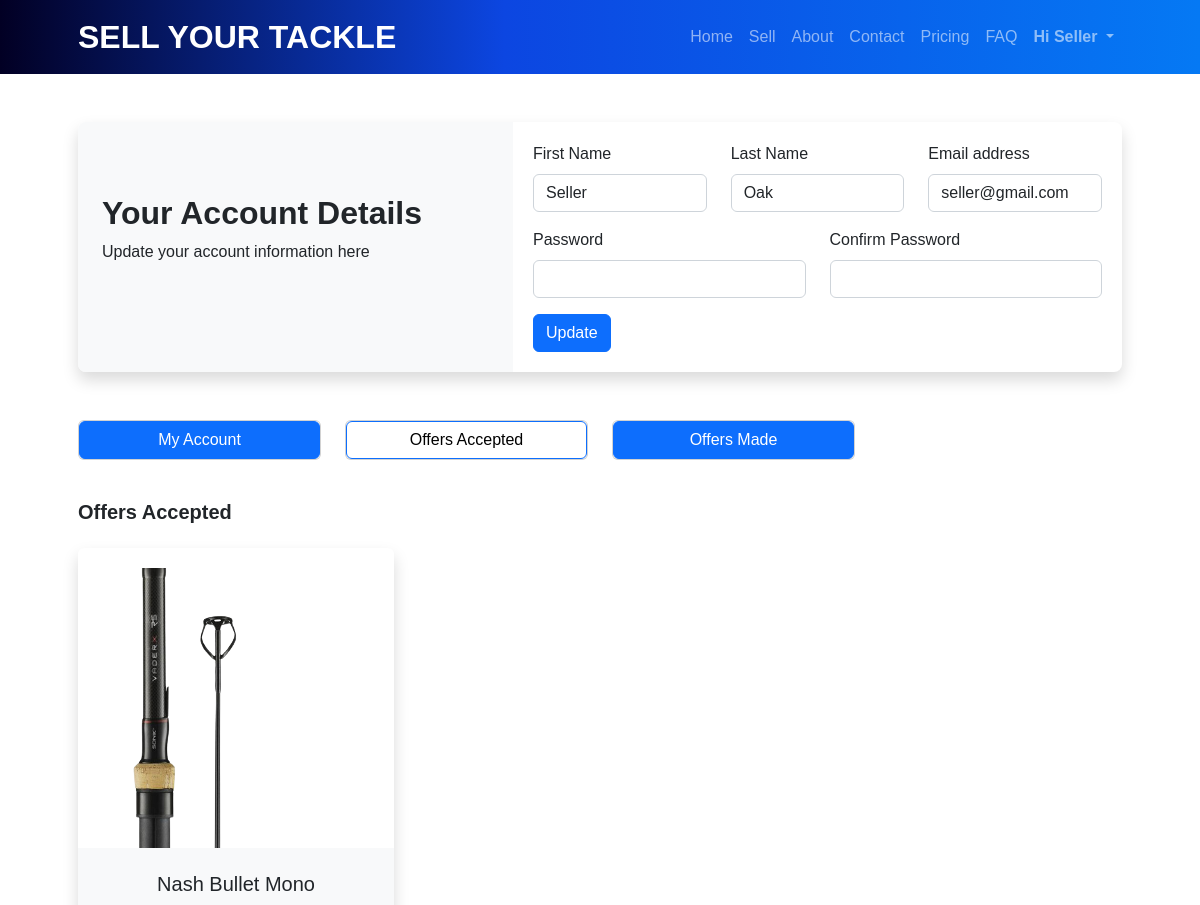
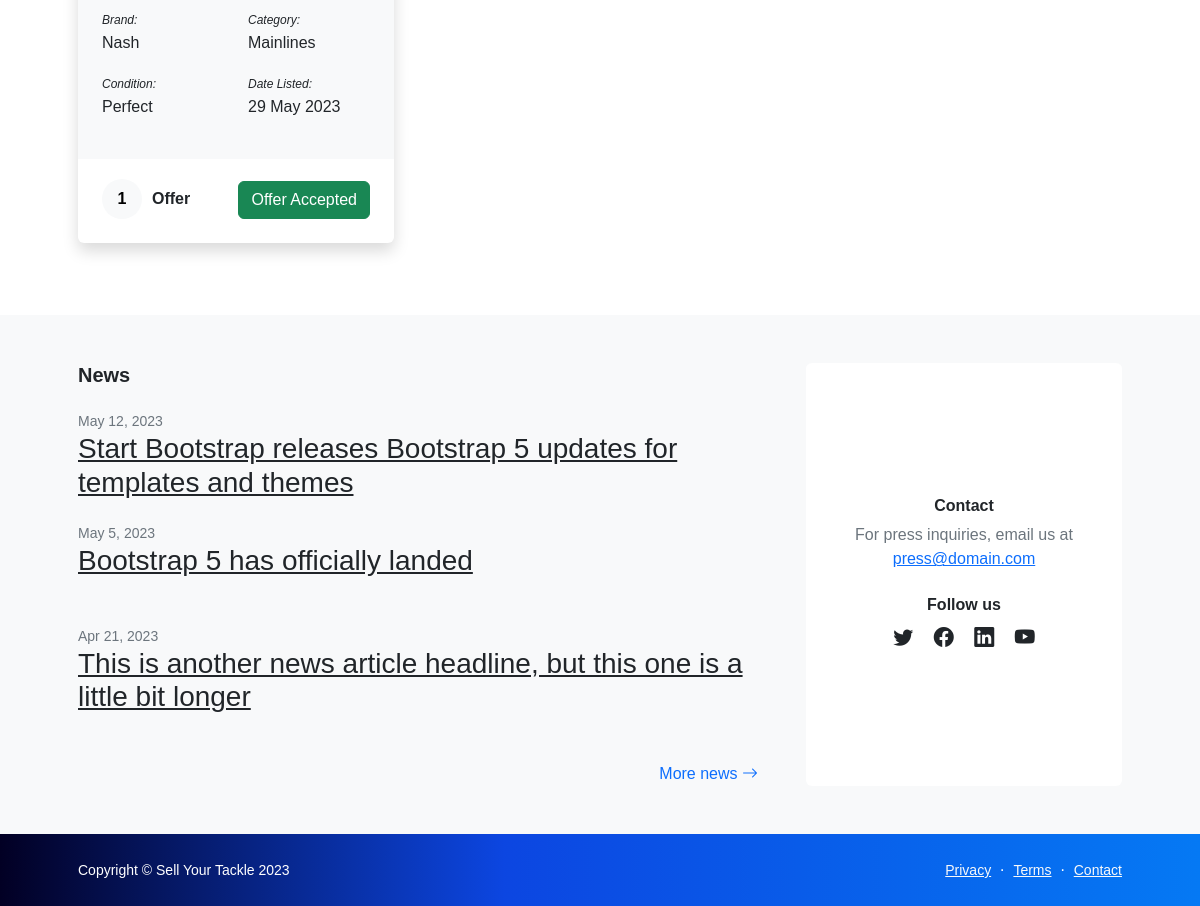
The page /myaccount/seller-offers-accepted/ (signed in) on the database its author committed (2 pictures, top to bottom).
### myapp/models.py (models this page shows, shortened)
class ProductImage(models.Model):
    product = models.ForeignKey(
        Product, related_name="images", on_delete=models.CASCADE
    )
    image = models.ImageField(upload_to="images")

class Product(models.Model):
    id = models.AutoField(primary_key=True)
    brand = models.ForeignKey(Brand, on_delete=models.CASCADE)
    category = models.ForeignKey(Category, on_delete=models.CASCADE)
    name = models.CharField(max_length=200)
    variation1 = models.CharField(max_length=100, blank=True, null=True)
    variation2 = models.CharField(max_length=100, blank=True, null=True)
    condition = models.CharField(max_length=100, choices=Condition.choices)
    description = models.TextField(blank=True, null=True)
    user = models.ForeignKey(User, on_delete=models.CASCADE)
    created_at = models.DateTimeField(auto_now_add=True)

class Brand(models.Model):
    name = models.CharField(max_length=200)

class Category(models.Model):
    name = models.CharField(max_length=200)
    class Meta:
        db_table = "myapp_categories"

### myapp/views.py (the view)
        @login_required
        def _wrapped_view(request, *args, **kwargs):
            profile = Profile.objects.get(user=request.user)
            if not profile.user_type == required_role:
                raise PermissionDenied  # can also redirect to a 403 page
            return view_func(request, *args, **kwargs)

### myapp/views.py (called while the page is built)
def role_required(required_role):
    def decorator(view_func):
        @login_required
        def _wrapped_view(request, *args, **kwargs):
            profile = Profile.objects.get(user=request.user)
            if not profile.user_type == required_role:
                raise PermissionDenied  # can also redirect to a 403 page
            return view_func(request, *args, **kwargs)
        return _wrapped_view
    return decorator

@login_required
@role_required("seller")
def seller_offers_accepted(request):
    user_products = Product.objects.filter(user=request.user).order_by("-created_at")
    offer_data = []
    for product in user_products:
        offers = Offer.objects.filter(product=product, status='ACCEPTED')
        if offers.exists():
            offer_count = offers.count()
            offer_text = "Offer" if offer_count == 1 else "Offers"
            offer_data.append({
                "product": product,
                "offers": offers,
                "offer_count": offer_count,
                "offer_text": offer_text,
            })
    return render(request, "seller-offers-accepted.html", {"offer_data": offer_data})

### myapp/templates/seller-offers-accepted.html (shortened to what this page needs)
<!DOCTYPE html>
<html lang="en">
<head>
    {% include 'header.html' %}
</head>
<body class="d-flex flex-column">
    <main class="flex-shrink-0">
        {% include 'navbar.html' %}
        <section class="py-5">
            <div class="container px-lg-5">
                <div class="card border-0 shadow rounded-3 overflow-hidden">
                    <div class="card-body p-0">
                        <div class="row gx-0">
                            <div class="col-lg-6 col-xl-5 py-lg-5 account-details">
                                <div class="p-4">
                                    <div class="h2 fw-bolder">Your Account Details</div>
                                    <p>Update your account information here</p>
                                </div>
                            </div>
                            <div class="col-lg-6 col-xl-7" id="myaccount-form">
                                <div class="d-none d-lg-block">
                                    <div class="row">
                                        <div class="col-sm-4">
                                            <div class="mb-3">
                                                <label for="id_fname" class="form-label">First Name</label>
                                                <input type="text" class="form-control" id="id_fname" name="fname"
                                                    value="{{ request.user.first_name }}">
                                            </div>
                                        </div>
                                        <div class="col-sm-4">
                                            <div class="mb-3">
                                                <label for="id_lname" class="form-label">Last Name</label>
                                                <input type="text" class="form-control" id="id_lname" name="lname"
                                                    value="{{ request.user.last_name }}">
                                            </div>
                                        </div>
                                        <div class="col-sm-4">
                                            <div class="mb-3">
                                                <label for="id_email" class="form-label">Email address</label>
                                                <input type="email" class="form-control" id="id_email" name="email"
                                                    value="{{ request.user.email }}">
                                            </div>
                                        </div>
                                    </div>
                                    <div class="row">
                                        <div class="col-sm-6">
                                            <div class="mb-3">
                                                <label for="id_password" class="form-label">Password</label>
                                                <input type="password" class="form-control" id="id_password"
                                                    name="password">
                                            </div>
                                        </div>
                                        <div class="col-sm-6">
                                            <div class="mb-3">
                                                <label for="id_password_confirm" class="form-label">Confirm
                                                    Password</label>
                                                <input type="password" class="form-control" id="id_password_confirm"
                                                    name="password_confirm">
                                            </div>
                                        </div>
                                    </div>
                                    <button type="submit" class="btn btn-primary d-lg-block">Update</button>
                                </div>
                            </div>
                        </div>
                    </div>
                </div>
        </section>
        <section>
            <div class="container px-5">
                {% include 'myaccount-buttons.html' %}
            </div>
        </section>
        <section class="py-4">
            <div class="container px-5">
                <h2 class="fw-bolder fs-5 mb-4">Offers Accepted</h2>
                <div class="row gx-5">
                    {% for offer_detail in offer_data %}
                    <div class="col-lg-4 mb-5">
                        <div class="card h-100 shadow border-0">
                            <div id="product-card-img-container">
                                {% for product_image in offer_detail.product.images.all %}
                                <img src="{{ product_image.image.url }}" alt="{{ offer_detail.product.name }} image"
                                    class="img-fluid" id="product-card-img">
                                {% endfor %}
                            </div>
                            <div class="card-body p-4 card-border">
                                <div class="h5 card-title mb-3 text-center">{{ offer_detail.product.name }}</div>
                                <div class="row">
                                    <div class="col-6">
                                        <label style="font-size: 12px"><i>Brand:</i></label>
                                        <p>{{ offer_detail.product.brand.name }}</p>
                                    </div>
                                    <div class="col-6">
                                        <label style="font-size: 12px"><i>Category:</i></label>
                                        <p>{{ offer_detail.product.category.name }}</p>
                                    </div>
                                </div>
                                <div class="row">
                                    <div class="col-6">
                                        <label style="font-size: 12px"><i>Condition:</i></label>
                                        <p>{{ offer_detail.product.condition }}</p>
                                    </div>
                                    <div class="col-6">
                                        <label style="font-size: 12px"><i>Date Listed:</i></label>
                                        <p>{{ offer_detail.product.created_at|date:"j F Y" }}</p>
                                    </div>
                                </div>
                            </div>
                            <div class="card-footer p-4 pt-0 bg-transparent border-top-0 card-border">
                                <div class="d-flex align-items-end justify-content-between">
                                    <div class="d-flex align-items-center">
                                        <div class="rounded-circle bg-grey text-black d-flex align-items-center justify-content-center no-offers"
                                            style="width: 40px; height: 40px;">
                                            <span class="fw-bold">{{ offer_detail.offer_count }}</span>
                                        </div>
                                        <div class="offers">
                                            <div class="fw-bold">
                                                {{ offer_detail.offer_text }}
                                            </div>
                                        </div>
                                    </div>
                                    <div class="d-flex align-items-center">
                                        <a href="{% url 'view_offers' offer_detail.product.id %}"
                                            class="btn btn-success">
                                            Offer Accepted
                                        </a>
                                    </div>
                                </div>
                            </div>
                        </div>
                    </div>
                    {% empty %}
                    <p>No products have been listed yet.</p>
                    {% endfor %}
                </div>
            </div>
        </section>
        <section class="py-5 bg-light">
            <div class="container px-5">
                <div class="row gx-5">
                    <div class="col-xl-8">
                        <h2 class="fw-bolder fs-5 mb-4">News</h2>
                        <div class="mb-4">
                            <div class="small text-muted">May 12, 2023</div>
                            <a class="link-dark" href="#!">
                                <h3>Start Bootstrap releases Bootstrap 5 updates for templates and themes</h3>
                            </a>
                        </div>
                        <div class="mb-5">
                            <div class="small text-muted">May 5, 2023</div>
                            <a class="link-dark" href="#!">
                                <h3>Bootstrap 5 has officially landed</h3>
                            </a>
                        </div>
                        <div class="mb-5">
                            <div class="small text-muted">Apr 21, 2023</div>
                            <a class="link-dark" href="#!">
                                <h3>This is another news article headline, but this one is a little bit longer</h3>
                            </a>
                        </div>
                        <div class="text-end mb-5 mb-xl-0">
                            <a class="text-decoration-none" href="#!">
                                More news
                                <i class="bi bi-arrow-right"></i>
                            </a>
                        </div>
                    </div>
                    <div class="col-xl-4">
                        <div class="card border-0 h-100">
                            <div class="card-body p-4">
                                <div class="d-flex h-100 align-items-center justify-content-center">
                                    <div class="text-center">
                                        <div class="h6 fw-bolder">Contact</div>
                                        <p class="text-muted mb-4">
                                            For press inquiries, email us at
                                            <br />
                                            <a href="#!">press@domain.com</a>
                                        </p>
                                        <div class="h6 fw-bolder">Follow us</div>
                                        <a class="fs-5 px-2 link-dark" href="#!"><i class="bi-twitter"></i></a>
                                        <a class="fs-5 px-2 link-dark" href="#!"><i class="bi-facebook"></i></a>
                                        <a class="fs-5 px-2 link-dark" href="#!"><i class="bi-linkedin"></i></a>
                                        <a class="fs-5 px-2 link-dark" href="#!"><i class="bi-youtube"></i></a>
                                    </div>
                                </div>
                            </div>
                        </div>
                    </div>
                </div>
            </div>
        </section>
    </main>
    {% include 'footer.html' %}
</body>
</html>

### myapp/templates/navbar.html (shortened to what this page needs)
<nav class="navbar navbar-expand-lg navbar-dark bg-dark">
    <div class="container px-5">
        <a class="navbar-brand" href="/">SELL YOUR TACKLE</a>
        <div class="collapse navbar-collapse" id="navbarSupportedContent">
            <ul class="navbar-nav ms-auto mb-2 mb-lg-0">
                <li class="nav-item"><a class="nav-link" href="/">Home</a></li>
                <li class="nav-item"><a class="nav-link" href="/form">Sell</a></li>
                <li class="nav-item"><a class="nav-link" href="/about">About</a></li>
                <li class="nav-item"><a class="nav-link" href="/contact">Contact</a></li>
                <li class="nav-item"><a class="nav-link" href="/pricing">Pricing</a></li>
                <li class="nav-item"><a class="nav-link" href="/faq">FAQ</a></li>
                {% if user.is_authenticated %}
                <li class="nav-item dropdown">
                    <a class="nav-link dropdown-toggle" href="#" id="navbarDropdown" role="button"
                        data-bs-toggle="dropdown" aria-expanded="false">
                        <b>Hi {{ user.first_name }}</b>
                    </a>
                </li>
                {% endif %}
            </ul>
        </div>
    </div>
</nav>

### rows shown on the page
Product: product.name "Nash Bullet Mono", product.brand.name "Nash", product.category.name "Mainlines", product.condition "Perfect", product.created_at "29 May 2023", offer_count "1", offer_text "Offer"
ProductImage: image (picture)

### other values the page prints
{{ user.first_name }} "Seller"
